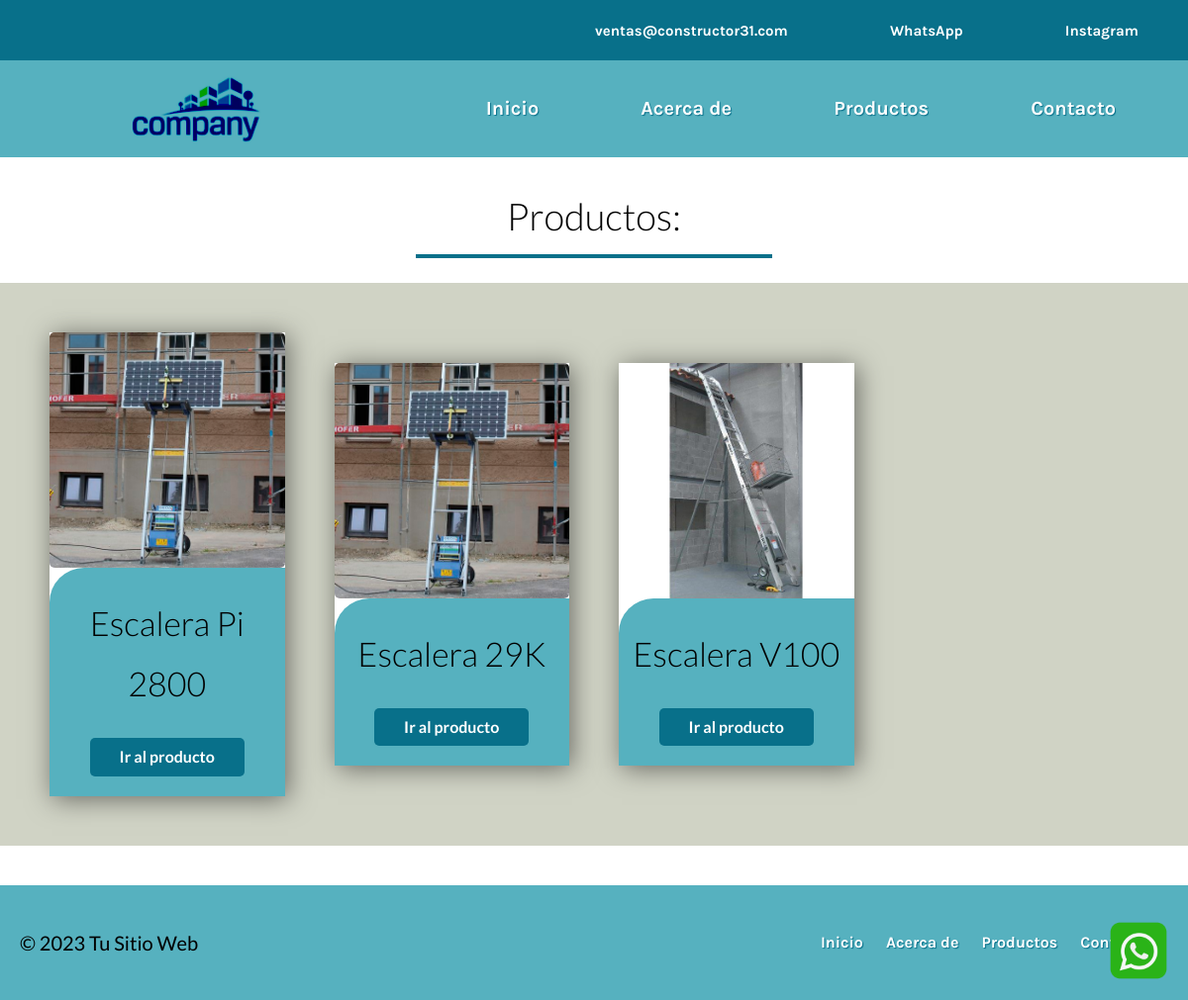
The app's page /productos/, older data.
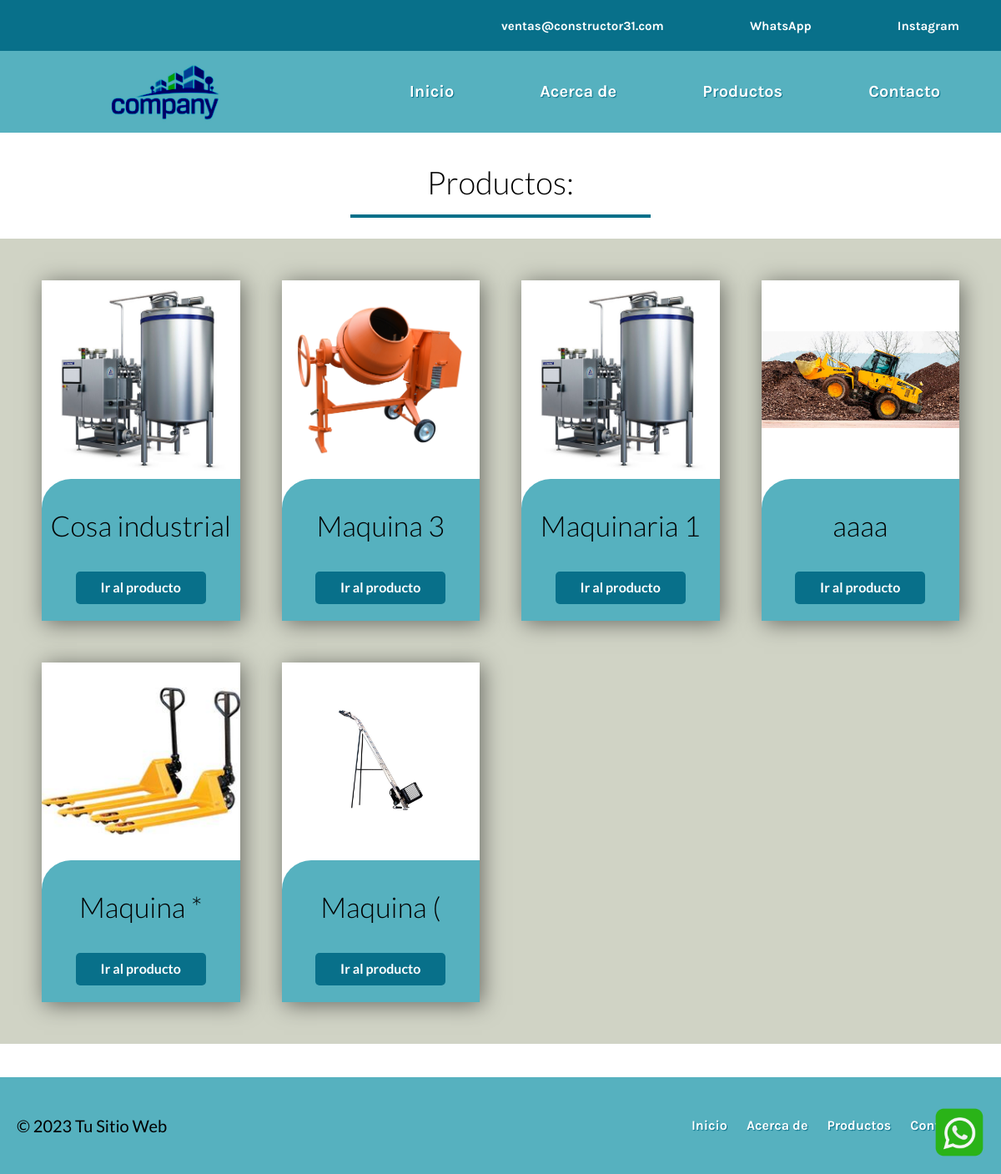
The same page, newer data.
### main/models.py (models this page shows, shortened)
class Producto(models.Model):
    id_producto = models.AutoField(primary_key=True)
    nombre = models.CharField(max_length=100)
    marca = models.ForeignKey(Marca, max_length=100, on_delete=models.CASCADE)
    descripcion = models.TextField()
    esp_tecnica = models.TextField()
    imagen = models.ImageField(upload_to='productos/imagenes')
    tipo = models.ForeignKey(Tipo, on_delete=models.CASCADE)
    archivo = models.FileField(upload_to='productos/documentos')  # Campo para almacenar el archivo PDF

### main/views.py (the view)
# urls.py: path('productos/', views.productos, name = 'productos'),
def productos(request):
    productos = Producto.objects.all()  # Recupera todos los productos
    return render(request, 'productos.html', {'productos': productos})

### main/templates/productos.html
{% include 'includes/header.html' %}
{% include 'includes/anuncios.html' %}
{% include 'includes/footer.html' %}

### main/templates/includes/header.html (shortened to what this page needs)
<!DOCTYPE html>
{% load static %}
<html lang="en">
<head>
    <link rel="stylesheet" type="text/css" href="{% static 'css/app.css' %}">
</head>
<body>
    <a href="https://wa.me/942686753" class="boton-flotante">
        <img src="{% static 'imagenes/wsp.png' %}" alt="">
    </a>
    <div class="contacto-header">
        <ul class="nav-list">
            <li class="nav-item"><a href="{% url 'index' %}">ventas@constructor31.com</a></li>
            <li class="nav-item"><a href="https://wa.me/942686753">WhatsApp</a></li>
            <li class="nav-item"><a href="{% url 'productos' %}">Instagram</a></li>
        </ul>
    </div>
    <header class="w-100">
        <div class=" contenido-header">
            <div class="logo">
                <a href="{% url 'index' %}">
                    <img src="{% static 'imagenes/logo.jpg' %}" alt="Logo">
                </a>
            </div>
            <nav>
                <ul class="nav-list">
                    <li class="nav-item"><a href="{% url 'index' %}">Inicio</a></li>
                    <li class="nav-item"><a href="{% url 'about' %}">Acerca de</a></li>
                    <li class="nav-item"><a href="{% url 'productos' %}">Productos</a></li>
                    <li class="nav-item"><a href="{% url 'contacto' %}">Contacto</a></li>
                </ul>
            </nav>
        </div>
    </header>

### main/templates/includes/anuncios.html
<h1>
    Productos:
</h1>
<section class="anuncio-contenedor">
    {% for producto in productos %}
        <div class="anuncio-contenido">
            <div class="anuncio-imagen">
                <img src="{{ producto.imagen.url }}" alt="Imagen de la tarjeta">
            </div>
            <div class="anuncio-body">
                <h2>{{ producto.nombre }}</h2>
                <form method="get" action="{% url 'detalle_producto' producto.id_producto %}">
                    <button class="boton-teal" type="submit">Ir al producto</button>
                </form>
            </div>
        </div>
    {% endfor %}
</section>

### main/templates/includes/footer.html
{% load static %}
</body>
<footer class="footer">
    <div class="footer-content">
        <p>&copy; 2023 Tu Sitio Web</p>
        <ul class="footer-links">
            <li><a href="#">Inicio</a></li>
            <li><a href="#">Acerca de</a></li>
            <li><a href="#">Productos</a></li>
            <li><a href="#">Contacto</a></li>
        </ul>
    </div>
</footer>

### main/static/css/app.css (style rules this page uses)
html { line-height: 1.15; -webkit-text-size-adjust: 100%; }
body { margin: 0; }
h1 { font-size: 2em; margin: 0.67em 0; }
a { background-color: transparent; }
img { border-style: none; }
button, input, optgroup, select, textarea { font-family: inherit; font-size: 100%; line-height: 1.15; margin: 0; }
button, input { overflow: visible; }
button, select { text-transform: none; }
button, [type=button], [type=reset], [type=submit] { -webkit-appearance: button; }
html { font-size: 62.5%; box-sizing: border-box; }
*, *:before, *:after { box-sizing: inherit; }
body { font-family: "Lato", sans-serif; font-size: 1.6rem; line-height: 1.8; }
p { color: #000000; font-size: 2rem; }
a { text-decoration: none; font-family: "Karla", sans-serif; text-shadow: 1px 1px 1px #08708A; }
img, picture { width: 100%; display: block; }
h1, h2, h3 { font-family: "Lato", sans-serif; margin: 2.5rem 0; font-weight: 300; text-align: center; }
h1 { font-size: 3.8rem; }
h2 { font-size: 3.4rem; }
.w-100 { width: 100%; }
h1::after { content: ""; display: block; border-bottom: 0.4rem solid #08708A; width: 30%; margin: 0 auto; margin-top: 5px; }
.boton-flotante { position: fixed; bottom: 2rem; right: 2rem; color: #fff; border: none; border-radius: 3px; text-decoration: none; font-size: 16px; }
.boton-flotante img { max-width: 6rem; }
header { background-color: #56B1BF; }
.contenido-header { background-color: #56B1BF; display: flex; flex-direction: column; align-items: center; }
@media (min-width: 768px) { .contenido-header { display: grid; gap: 0.1rem; grid-template-columns: repeat(2, 1fr); grid-template-columns: 1fr 2fr; flex-direction: row; max-width: 100%; } }
@media (min-width: 768px) { .contenido-header .nav-item { display: inline; margin: 0 5rem; } }
@media (min-width: 768px) { .contenido-header .logo { display: flex; align-items: center; justify-content: center; } }
.contenido-header img { object-fit: contain; align-items: center; justify-content: center; height: auto; mix-blend-mode: color-burn; max-width: 14rem; }
.contacto-header { display: none; }
.contacto-header .nav-list { margin-left: auto; }
.contacto-header .nav-item a { font-size: 1.5rem; }
@media (min-width: 768px) { .contacto-header { background-color: #08708A; display: flex; align-items: center; } }
@media (min-width: 768px) { .contacto-header .nav-item { display: inline; margin: 0 5rem; } }
.nav-list { list-style: none; }
.nav-item a { color: #fff; font-size: 2rem; text-decoration: none; font-weight: bold; }
.anuncio-contenedor { background-color: #D0D3C5; padding: 5rem 5rem 5rem 5rem; align-items: center; justify-content: center; display: grid; gap: 5rem; grid-template-columns: repeat(1, 1fr); }
@media (min-width: 768px) { .anuncio-contenedor { display: grid; gap: 5rem; grid-template-columns: repeat(4, 1fr); } }
.anuncio-contenido { background-color: white; text-align: center; box-shadow: 3px 3px 25px 0px rgba(0, 0, 0, 0.5); display: flex; flex-direction: column; align-items: center; justify-content: center; }
.anuncio-contenido img { aspect-ratio: 2/2; object-fit: contain; border-radius: 5px; }
.anuncio-contenido form { display: flex; justify-content: center; }
.boton-teal { background-color: #08708A; color: #FFFFFF; font-weight: 700; text-decoration: none; padding: 1rem 3rem; text-align: center; margin-top: 2.5rem; display: block; border: 0rem; margin-bottom: 2rem; border-radius: 0.5rem; cursor: pointer; }
.anuncio-body { background-color: #56B1BF; width: 100%; height: 100%; border-radius: 35px 0 0 0; }
.anuncio-body h2 { margin-bottom: 0; }
.anuncio-imagen { width: 100%; height: 100%; }
.footer { margin-top: 4rem; background-color: #56B1BF; color: #fff; padding: 20px 0; text-align: center; }
.footer-content { max-width: 1200px; margin: 0 auto; padding: 0 20px; display: flex; justify-content: space-between; align-items: center; }
.footer-links { list-style: none; padding: 0; margin: 0; }
.footer-links li { display: inline; margin-right: 20px; }
.footer-links a { text-decoration: none; color: #fff; font-weight: bold; }

Row changes from the older to the newer data that the page shows:
removed Producto: imagen (picture), nombre "Escalera Pi 2800"
removed Producto: imagen (picture), nombre "Escalera 29K"
added Producto: imagen (picture), nombre "Cosa industrial"
changed Producto: imagen: a different picture; nombre "Escalera V100" → "Maquina 3"
added Producto: imagen (picture), nombre "Maquinaria 1"
added Producto: imagen (picture), nombre "aaaa"
added Producto: imagen (picture), nombre "Maquina *"
added Producto: imagen (picture), nombre "Maquina ("
